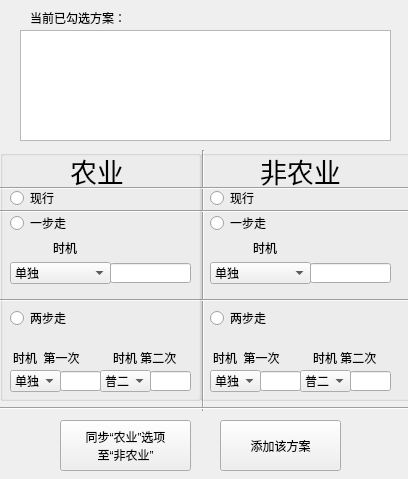
             <widget class="QWidget" name="scrollAreaWidgetContents">
              <property name="geometry">
               <rect>
                <x>0</x>
                <y>0</y>
                <width>408</width>
                <height>479</height>
               </rect>
              </property>
              <widget class="Line" name="line">
               <property name="geometry">
                <rect>
                 <x>193</x>
                 <y>150</y>
                 <width>20</width>
                 <height>261</height>
                </rect>
               </property>
               <property name="orientation">
                <enum>Qt::Vertical</enum>
               </property>
              </widget>
              <widget class="Line" name="line_3">
               <property name="geometry">
                <rect>
                 <x>0</x>
                 <y>180</y>
                 <width>411</width>
                 <height>16</height>
                </rect>
               </property>
               <property name="orientation">
                <enum>Qt::Horizontal</enum>
               </property>
              </widget>
              <widget class="Line" name="line_5">
               <property name="geometry">
                <rect>
                 <x>0</x>
                 <y>201</y>
                 <width>411</width>
                 <height>20</height>
                </rect>
               </property>
               <property name="orientation">
                <enum>Qt::Horizontal</enum>
               </property>
              </widget>
              <widget class="Line" name="line_6">
               <property name="geometry">
                <rect>
                 <x>0</x>
                 <y>290</y>
                 <width>411</width>
                 <height>20</height>
                </rect>
               </property>
               <property name="orientation">
                <enum>Qt::Horizontal</enum>
               </property>
              </widget>
              <widget class="QPushButton" name="pushButton_6">
               <property name="geometry">
                <rect>
                 <x>60</x>
                 <y>420</y>
                 <width>131</width>
                 <height>51</height>
                </rect>
               </property>
               <property name="text">
                <string>同步“农业”选项
至“非农业”</string>
               </property>
              </widget>
              <widget class="QGroupBox" name="groupBox">
               <property name="geometry">
                <rect>
                 <x>0</x>
                 <y>150</y>
                 <width>201</width>
                 <height>251</height>
                </rect>
               </property>
               <property name="font">
                <font>
                 <strikeout>false</strikeout>
                 <kerning>true</kerning>
                </font>
               </property>
               <property name="title">
                <string/>
               </property>
               <property name="flat">
                <bool>true</bool>
               </property>
               <property name="checkable">
                <bool>false</bool>
               </property>
               <widget class="QRadioButton" name="radioButton_84">
                <property name="geometry">
                 <rect>
                  <x>10</x>
                  <y>65</y>
                  <width>89</width>
                  <height>16</height>
                 </rect>
                </property>
                <property name="text">
                 <string>一步走</string>
                </property>
               </widget>
               <widget class="QLabel" name="label_10">
                <property name="geometry">
                 <rect>
                  <x>70</x>
                  <y>5</y>
                  <width>71</width>
                  <height>31</height>
                 </rect>
                </property>
                <property name="font">
                 <font>
                  <pointsize>20</pointsize>
                 </font>
                </property>
                <property name="text">
                 <string>农业</string>
                </property>
               </widget>
               <widget class="QRadioButton" name="radioButton_87">
                <property name="geometry">
                 <rect>
                  <x>10</x>
                  <y>40</y>
                  <width>89</width>
                  <height>16</height>
                 </rect>
                </property>
                <property name="text">
                 <string>现行</string>
                </property>
               </widget>
               <widget class="QRadioButton" name="radioButton_85">
                <property name="geometry">
                 <rect>
                  <x>10</x>
                  <y>160</y>
                  <width>89</width>
                  <height>16</height>
                 </rect>
                </property>
                <property name="text">
                 <string>两步走</string>
                </property>
               </widget>
               <widget class="QLabel" name="label_4">
                <property name="geometry">
                 <rect>
                  <x>53</x>
                  <y>90</y>
                  <width>31</width>
                  <height>16</height>
                 </rect>
                </property>
                <property name="text">
                 <string>时机</string>
                </property>
               </widget>
               <widget class="QComboBox" name="comboBox_11">
                <property name="geometry">
                 <rect>
                  <x>10</x>
                  <y>112</y>
                  <width>101</width>
                  <height>22</height>
                 </rect>
                </property>
                <item>
                 <property name="text">
                  <string>单独</string>
                 </property>
                </item>
                <item>
                 <property name="text">
                  <string>单独后</string>
                 </property>
                </item>
                <item>
                 <property name="text">
                  <string>普二</string>
                 </property>
                </item>
               </widget>
               <widget class="QComboBox" name="comboBox_21">
                <property name="geometry">
                 <rect>
                  <x>10</x>
                  <y>220</y>
                  <width>51</width>
                  <height>22</height>
                 </rect>
                </property>
                <item>
                 <property name="text">
                  <string>单独</string>
                 </property>
                </item>
                <item>
                 <property name="text">
                  <string>单独后</string>
                 </property>
                </item>
               </widget>
               <widget class="QLabel" name="label_6">
                <property name="geometry">
                 <rect>
                  <x>13</x>
                  <y>200</y>
                  <width>91</width>
                  <height>16</height>
                 </rect>
                </property>
                <property name="text">
                 <string>时机  第一次</string>
                </property>
               </widget>
               <widget class="QComboBox" name="comboBox">
                <property name="geometry">
                 <rect>
                  <x>100</x>
                  <y>220</y>
                  <width>51</width>
                  <height>22</height>
                 </rect>
                </property>
                <item>
                 <property name="text">
                  <string>普二</string>
                 </property>
                </item>
               </widget>
               <widget class="QLabel" name="label_7">
                <property name="geometry">
                 <rect>
                  <x>113</x>
                  <y>200</y>
                  <width>91</width>
                  <height>16</height>
                 </rect>
                </property>
                <property name="text">
                 <string>时机 第二次</string>
                </property>
               </widget>
               <widget class="QLineEdit" name="comboBox_1">
                <property name="geometry">
                 <rect>
                  <x>110</x>
                  <y>113</y>
                  <width>81</width>
                  <height>20</height>
                 </rect>
                </property>
               </widget>
               <widget class="QLineEdit" name="comboBox_2">
                <property name="geometry">
                 <rect>
                  <x>60</x>
                  <y>221</y>
                  <width>41</width>
                  <height>20</height>
                 </rect>
                </property>
               </widget>
               <widget class="QLineEdit" name="comboBox_3">
                <property name="geometry">
                 <rect>
                  <x>150</x>
                  <y>221</y>
                  <width>41</width>
                  <height>20</height>
                 </rect>
                </property>
               </widget>
              </widget>
              <widget class="QGroupBox" name="groupBox_2">
               <property name="geometry">
                <rect>
                 <x>200</x>
                 <y>150</y>
                 <width>211</width>
                 <height>251</height>
                </rect>
               </property>
               <property name="title">
                <string/>
               </property>
               <property name="flat">
                <bool>true</bool>
               </property>
               <widget class="QRadioButton" name="radioButton_137">
                <property name="geometry">
                 <rect>
                  <x>10</x>
                  <y>40</y>
                  <width>89</width>
                  <height>16</height>
                 </rect>
                </property>
                <property name="text">
                 <string>现行</string>
                </property>
               </widget>
               <widget class="QRadioButton" name="radioButton_138">
                <property name="geometry">
                 <rect>
                  <x>10</x>
                  <y>160</y>
                  <width>89</width>
                  <height>16</height>
                 </rect>
                </property>
                <property name="text">
                 <string>两步走</string>
                </property>
               </widget>
               <widget class="QLabel" name="label_11">
                <property name="geometry">
                 <rect>
                  <x>60</x>
                  <y>5</y>
                  <width>101</width>
                  <height>31</height>
                 </rect>
                </property>
                <property name="font">
                 <font>
                  <pointsize>20</pointsize>
                 </font>
                </property>
                <property name="text">
                 <string>非农业</string>
                </property>
               </widget>
               <widget class="QRadioButton" name="radioButton_139">
                <property name="geometry">
                 <rect>
                  <x>10</x>
                  <y>65</y>
                  <width>89</width>
                  <height>16</height>
                 </rect>
                </property>
                <property name="text">
                 <string>一步走</string>
                </property>
               </widget>
               <widget class="QComboBox" name="comboBox_12">
                <property name="geometry">
                 <rect>
                  <x>10</x>
                  <y>112</y>
                  <width>101</width>
                  <height>22</height>
                 </rect>
                </property>
                <item>
                 <property name="text">
                  <string>单独</string>
                 </property>
                </item>
                <item>
                 <property name="text">
                  <string>独女</string>
                 </property>
                </item>
                <item>
                 <property name="text">
                  <string>单独独女</string>
                 </property>
                </item>
                <item>
                 <property name="text">
                  <string>单独后</string>
                 </property>
                </item>
                <item>
                 <property name="text">
                  <string>普二</string>
                 </property>
                </item>
               </widget>
               <widget class="QLabel" name="label_12">
                <property name="geometry">
                 <rect>
                  <x>53</x>
                  <y>90</y>
                  <width>31</width>
                  <height>16</height>
                 </rect>
                </property>
                <property name="text">
                 <string>时机</string>
                </property>
               </widget>
               <widget class="QComboBox" name="comboBox_22">
                <property name="geometry">
                 <rect>
                  <x>10</x>
                  <y>220</y>
                  <width>51</width>
                  <height>22</height>
                 </rect>
                </property>
                <item>
                 <property name="text">
                  <string>单独</string>
                 </property>
                </item>
                <item>
                 <property name="text">
                  <string>单独后</string>
                 </property>
                </item>
               </widget>
               <widget class="QComboBox" name="comboBox_7">
                <property name="geometry">
                 <rect>
                  <x>100</x>
                  <y>220</y>
                  <width>51</width>
                  <height>22</height>
                 </rect>
                </property>
                <item>
                 <property name="text">
                  <string>普二</string>
                 </property>
                </item>
               </widget>
               <widget class="QLabel" name="label_14">
                <property name="geometry">
                 <rect>
                  <x>113</x>
                  <y>200</y>
                  <width>91</width>
                  <height>16</height>
                 </rect>
                </property>
                <property name="text">
                 <string>时机 第二次</string>
                </property>
               </widget>
               <widget class="QLabel" name="label_13">
                <property name="geometry">
                 <rect>
                  <x>13</x>
                  <y>200</y>
                  <width>91</width>
                  <height>16</height>
                 </rect>
                </property>
                <property name="text">
                 <string>时机  第一次</string>
                </property>
               </widget>
               <widget class="QLineEdit" name="comboBox_4">
                <property name="geometry">
                 <rect>
                  <x>110</x>
                  <y>113</y>
                  <width>81</width>
                  <height>20</height>
                 </rect>
                </property>
               </widget>
               <widget class="QLineEdit" name="comboBox_5">
                <property name="geometry">
                 <rect>
                  <x>60</x>
                  <y>221</y>
                  <width>41</width>
                  <height>20</height>
                 </rect>
                </property>
               </widget>
               <widget class="QLineEdit" name="comboBox_6">
                <property name="geometry">
                 <rect>
                  <x>150</x>
                  <y>221</y>
                  <width>41</width>
                  <height>20</height>
                 </rect>
                </property>
               </widget>
              </widget>
              <widget class="QLabel" name="label_15">
               <property name="geometry">
                <rect>
                 <x>30</x>
                 <y>10</y>
                 <width>121</width>
                 <height>16</height>
                </rect>
               </property>
               <property name="text">
                <string>当前已勾选方案：</string>
               </property>
              </widget>
              <widget class="QPushButton" name="pushButton_7">
               <property name="geometry">
                <rect>
                 <x>220</x>
                 <y>420</y>
                 <width>121</width>
                 <height>51</height>
                </rect>
               </property>
               <property name="text">
                <string>添加该方案</string>
               </property>
              </widget>
              <widget class="QListWidget" name="strategylist">
               <property name="geometry">
                <rect>
                 <x>20</x>
                 <y>30</y>
                 <width>371</width>
                 <height>111</height>
                </rect>
               </property>
               <property name="selectionRectVisible">
                <bool>false</bool>
               </property>
              </widget>
              <widget class="Line" name="line_2">
               <property name="geometry">
                <rect>
                 <x>0</x>
                 <y>400</y>
                 <width>411</width>
                 <height>16</height>
                </rect>
               </property>
               <property name="orientation">
                <enum>Qt::Horizontal</enum>
               </property>
              </widget>
             </widget>
